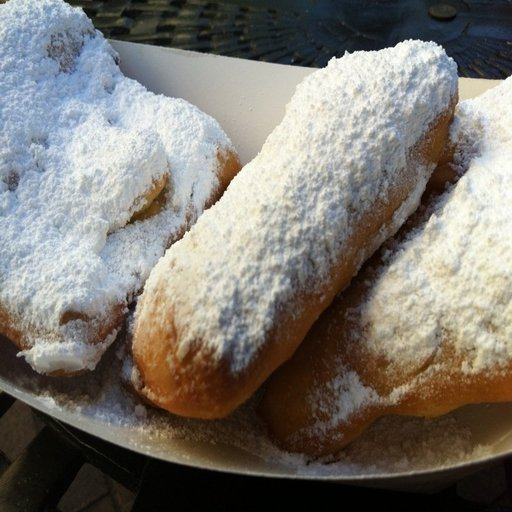
#> input picture 1000911.jpg, 512 x 512 px, found by its file name
$ jupyter execute --allow-errors image_preprocessing_red.ipynb
#> lines starting #> are read from the running program, lines starting #| are printed output that depends on the picture; after the words box and inside, x2 and y2 are one past the last pixel; in counts of white or black regions, pixels touching at a corner belong together
#> further down, image is the input picture: shape (512, 512, 3); mean B, G, R 111.8, 118.6, 122.9
#> `hsv = cv2.cvtColor(image, cv2.COLOR_BGR2HSV)`: hsv: shape (512, 512, 3); mean H, S, V 48.4, 75.3, 129.4
#> `mask1 = cv2.inRange(hsv, lower_red1, upper_red1)`:
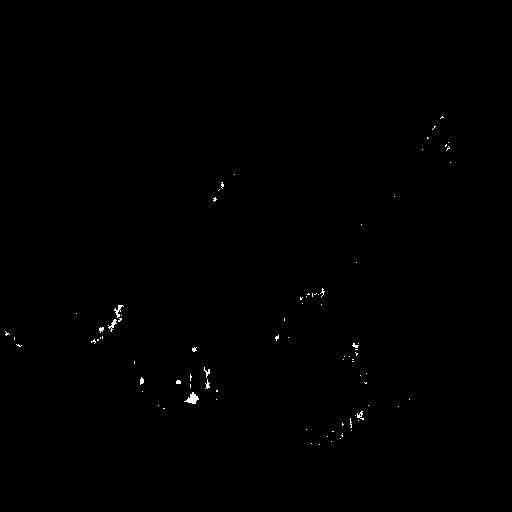
#> mask1: shape (512, 512); 0.23% white in thin lines or dots, all inside (x1, y1, x2, y2) = (5, 116, 451, 445)
#> `mask2 = cv2.inRange(hsv, lower_red2, upper_red2)`: mask2: shape (512, 512); every value is 0
#> `contours, _ = cv2.findContours(mask, cv2.RETR_EXTERNAL, cv2.CHAIN_APPR..`: contours = 84 contours, 81 with area under 20; largest, box (x1, y1, x2, y2) and area: (184, 392, 199, 404) 70, (108, 319, 117, 332) 27, (114, 305, 124, 318) 25
#> `cv2.drawContours(image_with_contours, contours, -1, (0, 255, 0), 2)`:
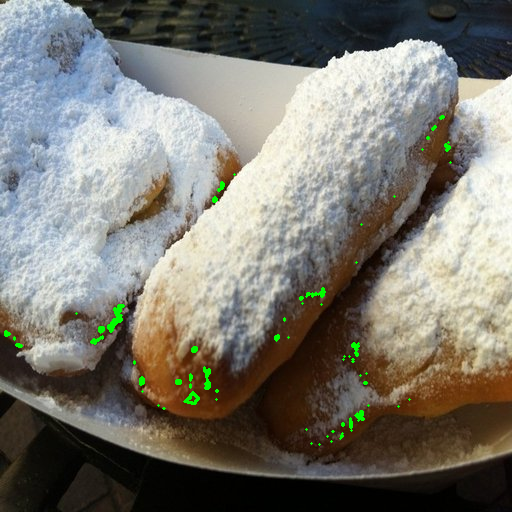
#> image_with_contours: shape (512, 512, 3); 0.61% of pixels changed, all inside (x1, y1, x2, y2) = (4, 115, 452, 446)
#> pass 2 of the loop `for file in image_files:`:
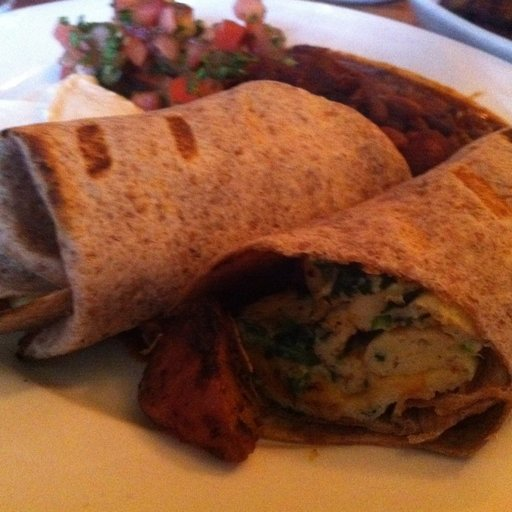
#> input picture 1000351.jpg, 512 x 512 px, found by its file name
#> image is the input picture: shape (512, 512, 3); mean B, G, R 59.8, 85.6, 134.7
#> hsv: shape (512, 512, 3); mean H, S, V 29.1, 157.5, 136.2
#> `mask1 = cv2.inRange(hsv, lower_red1, upper_red1)`:
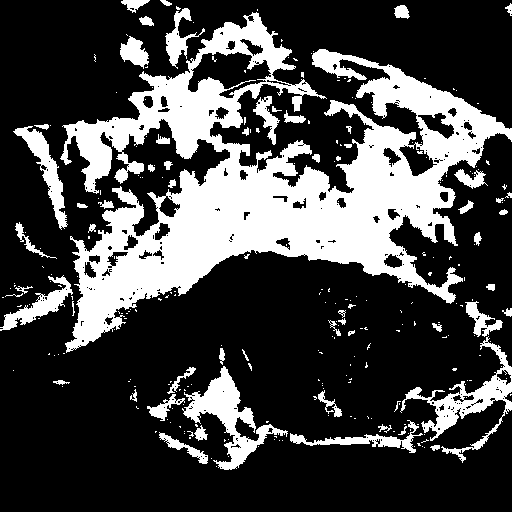
#> mask1: shape (512, 512); 27.1% white; 271 white regions (213 under 20 px), largest, box (x1, y1, x2, y2) and area: (60, 12, 512, 353) 54531, (182, 366, 288, 470) 3098, (400, 336, 512, 463) 2920
#> mask2: shape (512, 512); 0.85% white; 69 white regions (57 under 20 px), largest, box (x1, y1, x2, y2) and area: (280, 46, 319, 84) 534, (139, 0, 168, 30) 372, (324, 69, 383, 87) 315
#> mask: shape (512, 512); 28% white; 261 white regions (205 under 20 px)
#> contours = 229 contours, 188 with area under 20; largest, box (x1, y1, x2, y2) and area: (60, 12, 512, 353) 71774, (182, 366, 288, 470) 2864, (400, 336, 512, 463) 2796, (13, 126, 68, 230) 1338, (0, 275, 73, 331) 1042
#> image_with_contours: shape (512, 512, 3); 10.49% of pixels changed, all inside (x1, y1, x2, y2) = (0, 0, 512, 471)
#> pass 3 of the loop `for file in image_files:`:
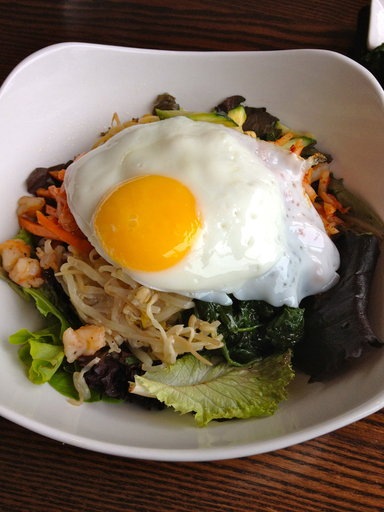
#> input picture 1001113.jpg, 384 x 512 px, found by its file name
#> image is the input picture: shape (512, 384, 3); mean B, G, R 85.9, 107.7, 125.6
#> hsv: shape (512, 384, 3); mean H, S, V 34, 105.1, 126.3
#> `mask1 = cv2.inRange(hsv, lower_red1, upper_red1)`:
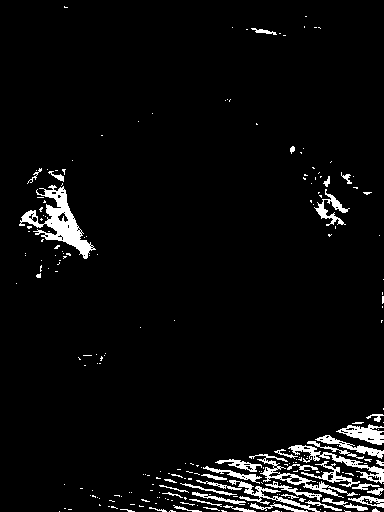
#> mask1: shape (512, 384); 4.5% white; 229 white regions (187 under 20 px), largest, box (x1, y1, x2, y2) and area: (19, 185, 96, 259) 1685, (249, 454, 358, 498) 693, (288, 445, 384, 484) 675
#> mask2: shape (512, 384); 0% white in thin lines or dots, all inside (x1, y1, x2, y2) = (205, 215, 340, 510)
#> mask: shape (512, 384); 4.5% white; 229 white regions (187 under 20 px)
#> contours = 228 contours, 197 with area under 20; largest, box (x1, y1, x2, y2) and area: (19, 185, 96, 259) 1594, (249, 454, 358, 498) 566, (288, 445, 384, 484) 538, (336, 424, 384, 445) 469, (229, 480, 320, 512) 344
#> image_with_contours: shape (512, 384, 3)
#> result: shape (512, 384, 3)
DATA DOWNLOAD

[cell 1]
import cv2
import numpy as np
import os

# 이미지 파일 리스트
image_files = [
    "1000911.jpg",
    "1000351.jpg",
    "1001113.jpg",
    "1000431.jpg",
    "1003796.jpg",
    "1004499.jpg",
    "1005066.jpg",
    "1006121.jpg",
    "1047447.jpg",
    "1011469.jpg",
]

# 결과 저장 디렉터리 생성
os.makedirs("processed", exist_ok=True)

#> (the rest of this cell did not finish here and is left out)

데이터 전처리

[cell 2]
import cv2
import numpy as np
import os

image_files = [
    "1000911.jpg", "1000351.jpg", "1001113.jpg", "1000431.jpg",
    "1003796.jpg", "1004499.jpg", "1005066.jpg", "1006121.jpg",
    "1047447.jpg", "1011469.jpg"
]
#> image_files = ['1000911.jpg', '1000351.jpg', '1001113.jpg', '1000431.jpg', '1003796.jpg', '1004499.jpg', '1005066.jpg', '1006121.jpg', '1047447.jpg', '1011469.jpg']

output_dir = "preprocessed_images"
os.makedirs(output_dir, exist_ok=True)

for file in image_files:
    img = cv2.imread(file)
    if img is None:
        print(f"{file} 파일을 읽지 못했습니다.")
        continue
    # 크기 조정
    img = cv2.resize(img, (224, 224))
    # 그레이스케일 변환
    gray = cv2.cvtColor(img, cv2.COLOR_BGR2GRAY)
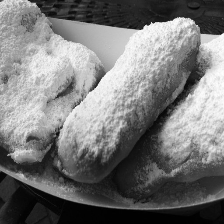
#> gray: shape (224, 224); min 0, max 254, mean 119
    # 정규화 및 블러
    norm = gray / 255.0
    blur = cv2.GaussianBlur(norm, (5, 5), 0)
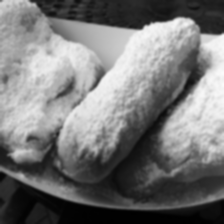
#> blur: shape (224, 224) float64; min 0.00221, max 0.988, mean 0.467
    img_uint8 = (blur * 255).astype(np.uint8)
    # 원본 저장
    base = os.path.splitext(file)[0]
    cv2.imwrite(f"{output_dir}/{base}_proc.png", img_uint8)
    # 좌우 반전 저장
    cv2.imwrite(f"{output_dir}/{base}_flip.png", cv2.flip(img_uint8, 1))
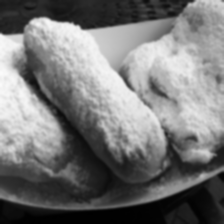
#> saved as 1000911_flip.png: shape (224, 224); min 0, max 251, mean 118.5
    # 회전
    h, w = img_uint8.shape
#> h = 224; w = 224
    for angle in [15, -15]:
        M = cv2.getRotationMatrix2D((w / 2, h / 2), angle, 1)
        rot = cv2.warpAffine(img_uint8, M, (w, h))
        cv2.imwrite(f"{output_dir}/{base}_rot{angle}.png", rot)
#> this loop made 2 passes
#> pass 1, `rot = cv2.warpAffine(img_uint8, M, (w, h))`:
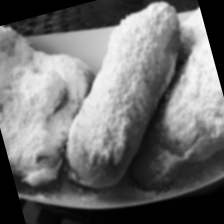
#> rot: shape (224, 224); min 0, max 251, mean 111.4
#> pass 2, `rot = cv2.warpAffine(img_uint8, M, (w, h))`:
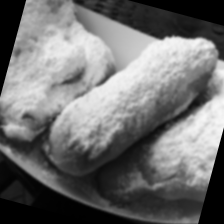
#> rot: shape (224, 224); min 0, max 247, mean 111.4
    # 밝기 증강
    brighter = cv2.convertScaleAbs(img_uint8, alpha=1.2, beta=10)
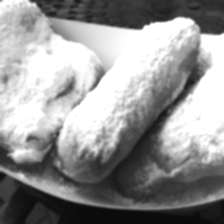
#> brighter: shape (224, 224); min 10, max 255, mean 148.2
    darker = cv2.convertScaleAbs(img_uint8, alpha=0.8, beta=-10)
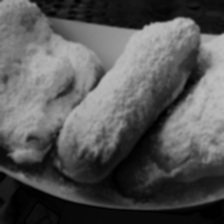
#> darker: shape (224, 224); min 0, max 191, mean 85.6
    cv2.imwrite(f"{output_dir}/{base}_bright.png", brighter)
    cv2.imwrite(f"{output_dir}/{base}_dark.png", darker)
#> pass 2 of the loop `for file in image_files:`:
#> the loop `for angle in [15, -15]:` made 2 passes
#> M on passes 1 to 2: [[0.966, 0.259, -25.17], [-0.259, 0.966, 32.8]], [[0.966, -0.259, 32.8], [0.259, 0.966, -25.17]]
#> `darker = cv2.convertScaleAbs(img_uint8, alpha=0.8, beta=-10)`:
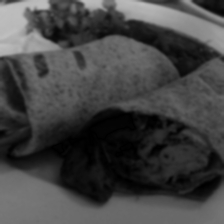
#> darker: shape (224, 224); min 0, max 191, mean 67.5
#> pass 3 of the loop `for file in image_files:`:
#> the loop `for angle in [15, -15]:` made 2 passes
#> pass 2, `rot = cv2.warpAffine(img_uint8, M, (w, h))`:
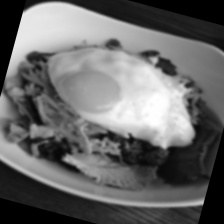
#> rot: shape (224, 224); min 0, max 255, mean 103.8
#> the loop made 10 passes; the first 3 are shown
